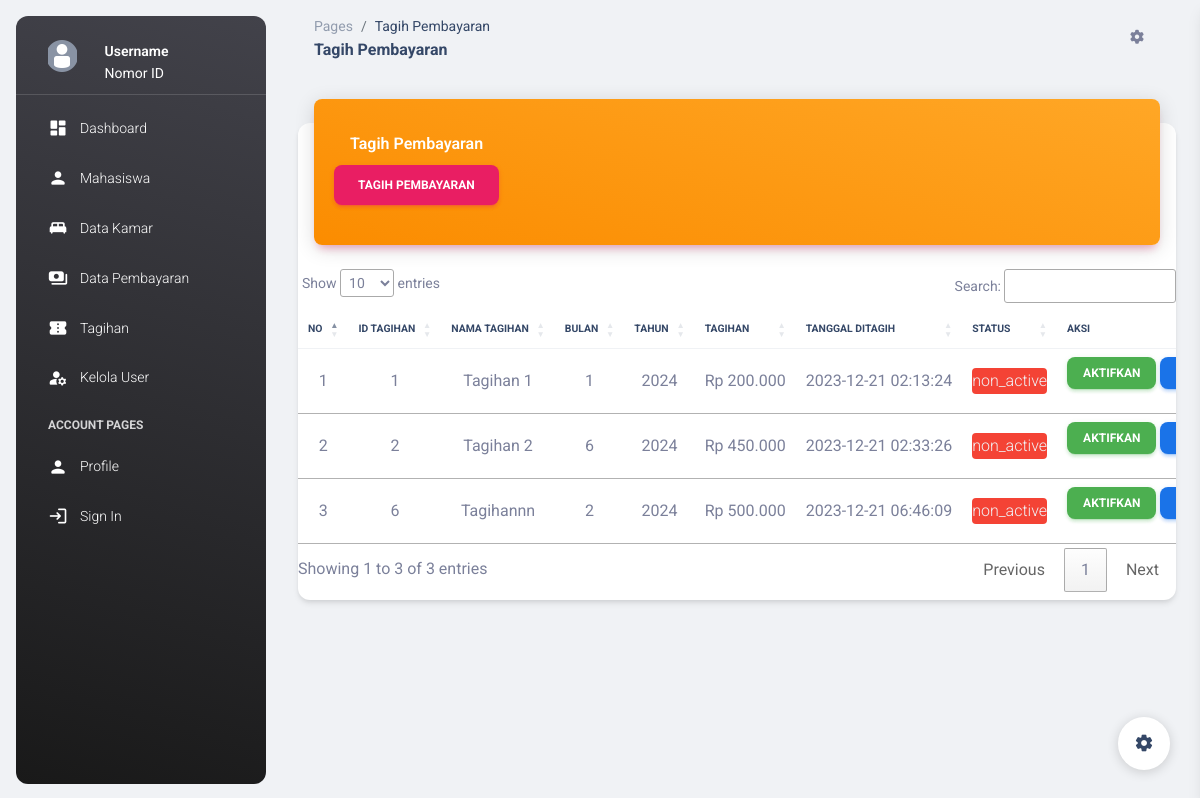
The page /tagihan.php on the database its author committed.
### tables this page shows
CREATE TABLE `tagihan` (
  `id_tagihan` int(15) NOT NULL,
  `nama` varchar(100) NOT NULL,
  `bulan` int(15) NOT NULL,
  `tahun` int(15) NOT NULL,
  `tagihan` int(15) NOT NULL,
  `tgl_tagih` datetime NOT NULL DEFAULT current_timestamp(),
  `status` varchar(50) NOT NULL DEFAULT 'non_active'
);

### proses/koneksi.php (called while the page is built, shortened)
<?php
function format_rupiah($angka)
{
    $rupiah = "Rp " . number_format($angka, 0, ',', '.');
    return $rupiah;
}
?>

### tagihan.php (the view, shortened to what this page needs)
<?php include 'proses/koneksi.php'; ?>
<!DOCTYPE html>
<html lang="en">
<head>
  <link href="./assets/css/nucleo-icons.css" rel="stylesheet" />
  <link href="./assets/css/nucleo-svg.css" rel="stylesheet" />
  <link id="pagestyle" href="./assets/css/material-dashboard.css?v=3.0.0" rel="stylesheet" />
  <link rel="stylesheet" href="https://cdn.datatables.net/1.13.7/css/jquery.dataTables.css" />
</head>
<body class="g-sidenav-show bg-gray-200">
  <?php include 'sidebar.php'; ?>
  <main class="main-content position-relative max-height-vh-100 h-100 border-radius-lg">
    <nav class="navbar navbar-main navbar-expand-lg px-0 mx-4 shadow-none border-radius-xl" id="navbarBlur"
      navbar-scroll="true">
      <div class="container-fluid py-1 px-3">
        <nav aria-label="breadcrumb">
          <ol class="breadcrumb bg-transparent mb-0 pb-0 pt-1 px-0 me-sm-6 me-5">
            <li class="breadcrumb-item text-sm"><a class="opacity-5 text-dark" href="javascript:;">Pages</a></li>
            <li class="breadcrumb-item text-sm text-dark active" aria-current="page">Tagih Pembayaran</li>
          </ol>
          <h6 class="font-weight-bolder mb-0">Tagih Pembayaran</h6>
        </nav>
        <ul class="navbar-nav justify-content-end">
          <li class="nav-item px-3 d-flex align-items-center">
            <a href="javascript:;" class="nav-link text-body p-0">
              <i class="fa fa-cog fixed-plugin-button-nav cursor-pointer"></i>
            </a>
          </li>
        </ul>
      </div>
    </nav>
    <div class="container-fluid py-4">
      <div class="row">
        <div class="col-12">
          <div class="card my-4">
            <div class="card-header p-0 position-relative mt-n4 mx-3 z-index-2">
              <div class="bg-gradient-warning shadow-primary border-radius-lg pt-4 pb-3">
                <div class="row m-2">
                  <div class="col-12">
                    <h6 class="text-white text-capitalize ps-3">Tagih Pembayaran</h6>
                  </div>
                  <div class="col-12">
                    <a href="#" data-bs-toggle="modal" data-bs-target="#modalTagih" class="btn btn-primary ">Tagih
                      Pembayaran</a>
                  </div>
                </div>
              </div>
            </div>
            <div class="card-body px-0 pb-2">
              <div class="table-responsive p-0">
                <table class="table align-items-center mb-0 text-center" id="myTable">
                  <thead>
                    <tr>
                      <th class="text-uppercase text-dark text-xxs font-weight-bolder">No</th>
                      <th class="text-uppercase text-dark text-xxs font-weight-bolder">ID tagihan</th>
                      <th class="text-uppercase text-dark text-xxs font-weight-bolder">Nama Tagihan</th>
                      <th class="text-uppercase text-dark text-xxs font-weight-bolder">Bulan</th>
                      <th class="text-uppercase text-dark text-xxs font-weight-bolder">Tahun</th>
                      <th class="text-uppercase text-dark text-xxs font-weight-bolder">Tagihan</th>
                      <th class="text-uppercase text-dark text-xxs font-weight-bolder">Tanggal Ditagih</th>
                      <th class="text-uppercase text-dark text-xxs font-weight-bolder">Status</th>
                      <th class="text-uppercase text-dark text-xxs font-weight-bolder">Aksi</th>
                    </tr>
                  </thead>
                  <tbody class="text-center">
                    <?php
                    $no = 1;
                    $kueri = mysqli_query($conn, "SELECT * FROM tagihan");
                    $kueri2 = mysqli_query($conn, "SELECT * FROM tagihan WHERE status = 'active'");
                    $cek2 = mysqli_num_rows($kueri2);
                    while ($row = mysqli_fetch_array($kueri)) {
                      ?>
                      <tr>
                        <td>
                          <?php echo $no++; ?>
                        </td>
                        <td>
                          <?php echo $row['id_tagihan']; ?>
                        </td>
                        <td>
                          <?php echo $row['nama']; ?>
                        </td>
                        <td>
                          <?php echo $row['bulan']; ?>
                        </td>
                        <td>
                          <?php echo $row['tahun']; ?>
                        </td>
                        <td>
                          <?php echo format_rupiah($row['tagihan']); ?>
                        </td>
                        <td>
                          <?php echo $row['tgl_tagih']; ?>
                        </td>
                        <td>
                          <?php if ($row['status'] == 'non_active') { ?>
                            <div class="bg-danger text-light rounded">
                              <?php echo $row['status']; ?>
                            </div>
                          <?php } else { ?>
                            <div class="bg-success text-light rounded">
                              <?php echo $row['status']; ?>
                            </div>
                          <?php } ?>
                        </td>
                        <td>
                          <?php if ($row['status'] == 'non_active') { ?>
                            <?php if ($cek2 > 0) { ?>
                              <a href="#" class="btn btn-sm btn-success" onclick="show()" disabled>AKTIFKAN</a>
                            <?php } else { ?>
                              <a onclick="set(<?php echo $row['id_tagihan']; ?>, 'active')"
                                class="btn btn-sm btn-success">AKTIFKAN</a>
                            <?php } ?>
                          <?php } else { ?>
                            <a onclick="set(<?php echo $row['id_tagihan']; ?>, 'non_active')"
                              class="btn btn-sm btn-danger">NONAKTIFKAN</a>
                          <?php } ?>
                          <a data-bs-toggle="modal" data-bs-target="#modalLihat<?php echo $row['id_tagihan']; ?>"
                            class="btn btn-sm btn-info">LIHAT</a>
                        </td>
                      </tr>
                    <?php } ?>
                  </tbody>
                </table>
              </div>
            </div>
          </div>
        </div>
      </div>
    </div>
    <br>
    <br>
  </main>
  <div class="fixed-plugin">
    <a class="fixed-plugin-button text-dark position-fixed px-3 py-2">
      <i class="material-icons py-2">settings</i>
    </a>
  </div>
</body>
</html>

### rows shown on the page
tagihan: id_tagihan "1", nama "Tagihan 1", bulan "1", tahun "2024", tagihan "Rp 200.000", tgl_tagih "2023-12-21 02:13:24", status "non_active"
tagihan: id_tagihan "2", nama "Tagihan 2", bulan "6", tahun "2024", tagihan "Rp 450.000", tgl_tagih "2023-12-21 02:33:26", status "non_active"
tagihan: id_tagihan "6", nama "Tagihannn", bulan "2", tahun "2024", tagihan "Rp 500.000", tgl_tagih "2023-12-21 06:46:09", status "non_active"
